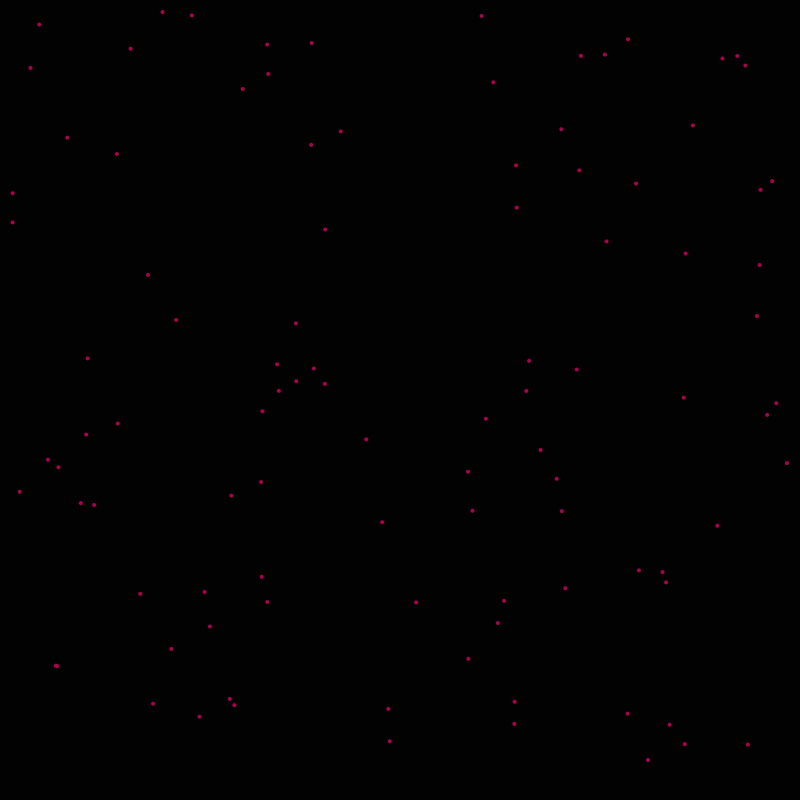
Frame 1 (no input)
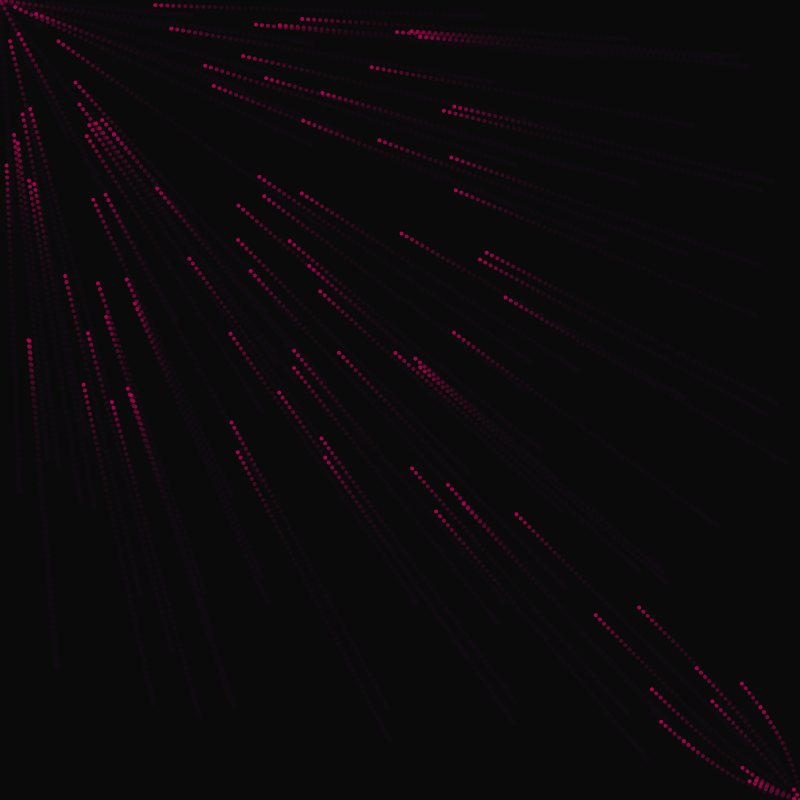
Frame 60 (the mouse pressed at the canvas centre just before this capture)
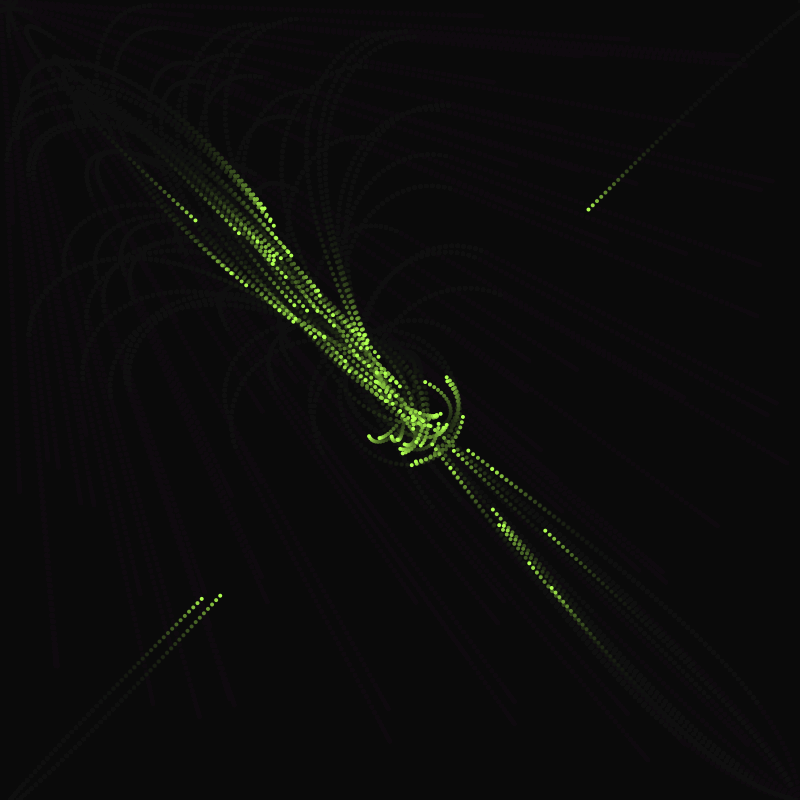
Frame 120 (the mouse held since frame 60 and released just before this capture)

The Processing sketch that drew these frames (run headless with seeded random() and noise(); from frame 60 on, the mouse is pressed at the canvas centre):

// Processing sketch: processing_47158
// ── processing_47158.pde

Mover[] movers = new Mover[100];

void setup() {
  size(800,800);
  smooth();
  
  background(0);
  
  for (int i = 0; i < movers.length; i++) {
    movers[i] = new Mover(); 
  }
}

void draw() {
  noStroke();
  fill(10,40);
  rect(0,0,width,height);

   for (int i = 0; i < movers.length; i++) {
    movers[i].update();
    movers[i].checkEdges();
    movers[i].display(); 

  }
}

class Mover {

  PVector location;
  PVector velocity;
  PVector acceleration;
  float topspeed;

  Mover() {
    location = new PVector(random(width),random(height));
    velocity = new PVector(0,0);
    topspeed = 6;
  }

  void update() {

   
    PVector mouse = new PVector(mouseX,mouseY);
    PVector dir = PVector.sub(mouse,location);  
    dir.normalize();   
    dir.mult(0.5);    
    acceleration = dir; 

   
    velocity.add(acceleration);
    velocity.limit(topspeed);
    location.add(velocity);
  }

  void display() {
    fill(175,mouseX,80);
    ellipse(location.x,location.y,4,4);
  }

  void checkEdges() {

    if (location.x > width) {
      location.x = 0;
    } else if (location.x < 0) {
      location.x = width;
    }

    if (location.y > height) {
      location.y = 0;
    }  else if (location.y < 0) {
      location.y = height;
    }

  }

}
